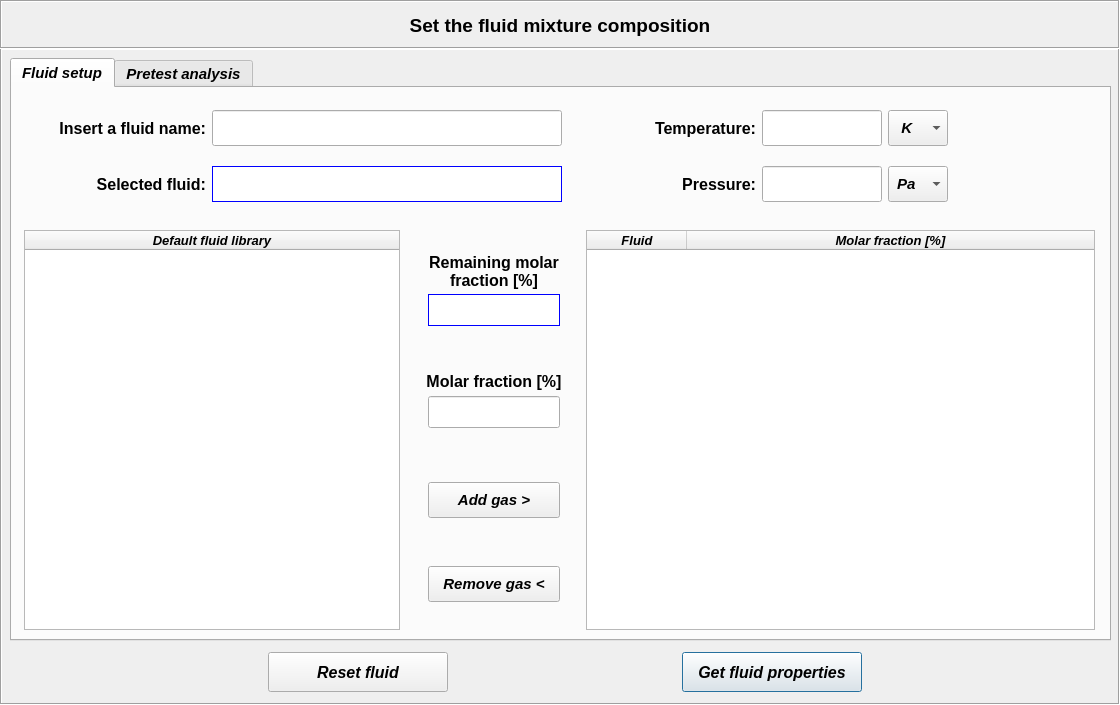
<?xml version="1.0" encoding="UTF-8"?>
<ui version="4.0">
 <class>Dialog</class>
 <widget class="QDialog" name="Dialog">
  <property name="geometry">
   <rect>
    <x>0</x>
    <y>0</y>
    <width>1120</width>
    <height>705</height>
   </rect>
  </property>
  <property name="minimumSize">
   <size>
    <width>1120</width>
    <height>705</height>
   </size>
  </property>
  <property name="maximumSize">
   <size>
    <width>1120</width>
    <height>705</height>
   </size>
  </property>
  <property name="windowTitle">
   <string>Set fluid mixture composition</string>
  </property>
  <widget class="QFrame" name="frame">
   <property name="geometry">
    <rect>
     <x>0</x>
     <y>48</y>
     <width>1120</width>
     <height>657</height>
    </rect>
   </property>
   <property name="frameShape">
    <enum>QFrame::Box</enum>
   </property>
   <property name="frameShadow">
    <enum>QFrame::Sunken</enum>
   </property>
   <widget class="QPushButton" name="pushButton_confirm">
    <property name="geometry">
     <rect>
      <x>682</x>
      <y>604</y>
      <width>180</width>
      <height>40</height>
     </rect>
    </property>
    <property name="minimumSize">
     <size>
      <width>180</width>
      <height>40</height>
     </size>
    </property>
    <property name="maximumSize">
     <size>
      <width>180</width>
      <height>40</height>
     </size>
    </property>
    <property name="font">
     <font>
      <family>Arial</family>
      <pointsize>12</pointsize>
      <weight>75</weight>
      <italic>true</italic>
      <bold>true</bold>
     </font>
    </property>
    <property name="text">
     <string>Get fluid properties</string>
    </property>
   </widget>
   <widget class="QPushButton" name="pushButton_reset_fluid">
    <property name="geometry">
     <rect>
      <x>268</x>
      <y>604</y>
      <width>180</width>
      <height>40</height>
     </rect>
    </property>
    <property name="minimumSize">
     <size>
      <width>180</width>
      <height>40</height>
     </size>
    </property>
    <property name="maximumSize">
     <size>
      <width>180</width>
      <height>40</height>
     </size>
    </property>
    <property name="font">
     <font>
      <family>Arial</family>
      <pointsize>12</pointsize>
      <weight>75</weight>
      <italic>true</italic>
      <bold>true</bold>
     </font>
    </property>
    <property name="text">
     <string>Reset fluid</string>
    </property>
   </widget>
   <widget class="QTabWidget" name="tabWidget_general">
    <property name="geometry">
     <rect>
      <x>10</x>
      <y>10</y>
      <width>1101</width>
      <height>583</height>
     </rect>
    </property>
    <property name="font">
     <font>
      <family>Arial</family>
      <pointsize>11</pointsize>
      <weight>75</weight>
      <italic>true</italic>
      <bold>true</bold>
     </font>
    </property>
    <property name="currentIndex">
     <number>0</number>
    </property>
    <widget class="QWidget" name="tab_fluid_setup">
     <attribute name="title">
      <string>Fluid setup</string>
     </attribute>
     <widget class="QPushButton" name="pushButton_add_gas">
      <property name="geometry">
       <rect>
        <x>416</x>
        <y>394</y>
        <width>132</width>
        <height>36</height>
       </rect>
      </property>
      <property name="minimumSize">
       <size>
        <width>132</width>
        <height>36</height>
       </size>
      </property>
      <property name="maximumSize">
       <size>
        <width>132</width>
        <height>36</height>
       </size>
      </property>
      <property name="font">
       <font>
        <family>Arial</family>
        <pointsize>11</pointsize>
        <weight>75</weight>
        <italic>true</italic>
        <bold>true</bold>
       </font>
      </property>
      <property name="text">
       <string>Add gas &gt;</string>
      </property>
     </widget>
     <widget class="QTreeWidget" name="treeWidget_new_gas">
      <property name="geometry">
       <rect>
        <x>574</x>
        <y>142</y>
        <width>509</width>
        <height>400</height>
       </rect>
      </property>
      <property name="font">
       <font>
        <family>Arial</family>
        <pointsize>9</pointsize>
        <italic>true</italic>
       </font>
      </property>
      <property name="editTriggers">
       <set>QAbstractItemView::DoubleClicked|QAbstractItemView::EditKeyPressed|QAbstractItemView::SelectedClicked</set>
      </property>
      <property name="alternatingRowColors">
       <bool>true</bool>
      </property>
      <property name="selectionBehavior">
       <enum>QAbstractItemView::SelectRows</enum>
      </property>
      <property name="indentation">
       <number>0</number>
      </property>
      <column>
       <property name="text">
        <string>Fluid</string>
       </property>
       <property name="font">
        <font>
         <family>Arial</family>
         <pointsize>10</pointsize>
         <weight>75</weight>
         <italic>true</italic>
         <bold>true</bold>
        </font>
       </property>
       <property name="textAlignment">
        <set>AlignCenter</set>
       </property>
      </column>
      <column>
       <property name="text">
        <string>Molar fraction [%]</string>
       </property>
       <property name="font">
        <font>
         <family>Arial</family>
         <pointsize>10</pointsize>
         <weight>75</weight>
         <italic>true</italic>
         <bold>true</bold>
        </font>
       </property>
       <property name="textAlignment">
        <set>AlignCenter</set>
       </property>
      </column>
     </widget>
     <widget class="QLabel" name="label_selected_fluid">
      <property name="geometry">
       <rect>
        <x>200</x>
        <y>78</y>
        <width>350</width>
        <height>36</height>
       </rect>
      </property>
      <property name="minimumSize">
       <size>
        <width>350</width>
        <height>36</height>
       </size>
      </property>
      <property name="maximumSize">
       <size>
        <width>350</width>
        <height>36</height>
       </size>
      </property>
      <property name="font">
       <font>
        <family>Arial</family>
        <pointsize>8</pointsize>
        <italic>true</italic>
       </font>
      </property>
      <property name="styleSheet">
       <string notr="true">color: rgb(0, 0, 255);
background-color: rgb(255, 255, 255);</string>
      </property>
      <property name="frameShape">
       <enum>QFrame::Box</enum>
      </property>
      <property name="text">
       <string/>
      </property>
      <property name="alignment">
       <set>Qt::AlignCenter</set>
      </property>
      <property name="wordWrap">
       <bool>true</bool>
      </property>
      <property name="margin">
       <number>2</number>
      </property>
      <property name="indent">
       <number>2</number>
      </property>
     </widget>
     <widget class="QLabel" name="label_2">
      <property name="geometry">
       <rect>
        <x>414</x>
        <y>280</y>
        <width>136</width>
        <height>26</height>
       </rect>
      </property>
      <property name="minimumSize">
       <size>
        <width>136</width>
        <height>26</height>
       </size>
      </property>
      <property name="maximumSize">
       <size>
        <width>136</width>
        <height>26</height>
       </size>
      </property>
      <property name="font">
       <font>
        <family>Arial</family>
        <pointsize>12</pointsize>
        <weight>75</weight>
        <italic>false</italic>
        <bold>true</bold>
       </font>
      </property>
      <property name="text">
       <string>Molar fraction [%]</string>
      </property>
      <property name="alignment">
       <set>Qt::AlignCenter</set>
      </property>
     </widget>
     <widget class="QLineEdit" name="lineEdit_composition">
      <property name="geometry">
       <rect>
        <x>416</x>
        <y>308</y>
        <width>132</width>
        <height>32</height>
       </rect>
      </property>
      <property name="minimumSize">
       <size>
        <width>132</width>
        <height>32</height>
       </size>
      </property>
      <property name="maximumSize">
       <size>
        <width>132</width>
        <height>32</height>
       </size>
      </property>
      <property name="font">
       <font>
        <family>Arial</family>
        <pointsize>11</pointsize>
        <italic>true</italic>
       </font>
      </property>
      <property name="alignment">
       <set>Qt::AlignCenter</set>
      </property>
     </widget>
     <widget class="QLabel" name="label_3">
      <property name="geometry">
       <rect>
        <x>54</x>
        <y>78</y>
        <width>140</width>
        <height>36</height>
       </rect>
      </property>
      <property name="minimumSize">
       <size>
        <width>140</width>
        <height>36</height>
       </size>
      </property>
      <property name="maximumSize">
       <size>
        <width>140</width>
        <height>36</height>
       </size>
      </property>
      <property name="font">
       <font>
        <family>Arial</family>
        <pointsize>12</pointsize>
        <weight>75</weight>
        <italic>false</italic>
        <bold>true</bold>
       </font>
      </property>
      <property name="text">
       <string>Selected fluid:</string>
      </property>
      <property name="alignment">
       <set>Qt::AlignRight|Qt::AlignTrailing|Qt::AlignVCenter</set>
      </property>
     </widget>
     <widget class="QTreeWidget" name="treeWidget_reference_gases">
      <property name="geometry">
       <rect>
        <x>12</x>
        <y>142</y>
        <width>376</width>
        <height>400</height>
       </rect>
      </property>
      <property name="font">
       <font>
        <family>Arial</family>
        <pointsize>9</pointsize>
        <weight>50</weight>
        <italic>true</italic>
        <bold>false</bold>
       </font>
      </property>
      <property name="horizontalScrollBarPolicy">
       <enum>Qt::ScrollBarAsNeeded</enum>
      </property>
      <property name="sizeAdjustPolicy">
       <enum>QAbstractScrollArea::AdjustIgnored</enum>
      </property>
      <property name="indentation">
       <number>0</number>
      </property>
      <property name="wordWrap">
       <bool>true</bool>
      </property>
      <attribute name="headerCascadingSectionResizes">
       <bool>true</bool>
      </attribute>
      <attribute name="headerHighlightSections">
       <bool>true</bool>
      </attribute>
      <column>
       <property name="text">
        <string>Default fluid library</string>
       </property>
       <property name="font">
        <font>
         <family>Arial</family>
         <pointsize>10</pointsize>
         <weight>75</weight>
         <italic>true</italic>
         <bold>true</bold>
        </font>
       </property>
       <property name="textAlignment">
        <set>AlignCenter</set>
       </property>
      </column>
     </widget>
     <widget class="QLabel" name="label_remaining_composition">
      <property name="geometry">
       <rect>
        <x>416</x>
        <y>206</y>
        <width>132</width>
        <height>32</height>
       </rect>
      </property>
      <property name="minimumSize">
       <size>
        <width>132</width>
        <height>32</height>
       </size>
      </property>
      <property name="maximumSize">
       <size>
        <width>132</width>
        <height>32</height>
       </size>
      </property>
      <property name="font">
       <font>
        <family>Arial</family>
        <pointsize>11</pointsize>
        <italic>true</italic>
       </font>
      </property>
      <property name="styleSheet">
       <string notr="true">color: rgb(0, 0, 255);
background-color: rgb(255, 255, 255);</string>
      </property>
      <property name="frameShape">
       <enum>QFrame::Box</enum>
      </property>
      <property name="text">
       <string/>
      </property>
      <property name="alignment">
       <set>Qt::AlignCenter</set>
      </property>
      <property name="wordWrap">
       <bool>true</bool>
      </property>
     </widget>
     <widget class="QPushButton" name="pushButton_remove_gas">
      <property name="geometry">
       <rect>
        <x>416</x>
        <y>478</y>
        <width>132</width>
        <height>36</height>
       </rect>
      </property>
      <property name="minimumSize">
       <size>
        <width>132</width>
        <height>36</height>
       </size>
      </property>
      <property name="maximumSize">
       <size>
        <width>132</width>
        <height>36</height>
       </size>
      </property>
      <property name="font">
       <font>
        <family>Arial</family>
        <pointsize>11</pointsize>
        <weight>75</weight>
        <italic>true</italic>
        <bold>true</bold>
       </font>
      </property>
      <property name="text">
       <string>Remove gas &lt;</string>
      </property>
     </widget>
     <widget class="QLabel" name="label_title_remaining_fraction">
      <property name="geometry">
       <rect>
        <x>414</x>
        <y>162</y>
        <width>136</width>
        <height>42</height>
       </rect>
      </property>
      <property name="minimumSize">
       <size>
        <width>136</width>
        <height>42</height>
       </size>
      </property>
      <property name="maximumSize">
       <size>
        <width>136</width>
        <height>42</height>
       </size>
      </property>
      <property name="font">
       <font>
        <family>Arial</family>
        <pointsize>12</pointsize>
        <weight>75</weight>
        <italic>false</italic>
        <bold>true</bold>
       </font>
      </property>
      <property name="text">
       <string>Remaining molar fraction [%]</string>
      </property>
      <property name="alignment">
       <set>Qt::AlignCenter</set>
      </property>
      <property name="wordWrap">
       <bool>true</bool>
      </property>
     </widget>
     <widget class="QLineEdit" name="lineEdit_fluid_name">
      <property name="geometry">
       <rect>
        <x>200</x>
        <y>22</y>
        <width>350</width>
        <height>36</height>
       </rect>
      </property>
      <property name="minimumSize">
       <size>
        <width>350</width>
        <height>36</height>
       </size>
      </property>
      <property name="maximumSize">
       <size>
        <width>350</width>
        <height>36</height>
       </size>
      </property>
      <property name="font">
       <font>
        <family>Arial</family>
        <pointsize>11</pointsize>
        <italic>true</italic>
       </font>
      </property>
      <property name="alignment">
       <set>Qt::AlignCenter</set>
      </property>
     </widget>
     <widget class="QLabel" name="label_5">
      <property name="geometry">
       <rect>
        <x>34</x>
        <y>22</y>
        <width>160</width>
        <height>36</height>
       </rect>
      </property>
      <property name="minimumSize">
       <size>
        <width>160</width>
        <height>36</height>
       </size>
      </property>
      <property name="maximumSize">
       <size>
        <width>160</width>
        <height>36</height>
       </size>
      </property>
      <property name="font">
       <font>
        <family>Arial</family>
        <pointsize>12</pointsize>
        <weight>75</weight>
        <italic>false</italic>
        <bold>true</bold>
       </font>
      </property>
      <property name="text">
       <string>Insert a fluid name:</string>
      </property>
      <property name="alignment">
       <set>Qt::AlignRight|Qt::AlignTrailing|Qt::AlignVCenter</set>
      </property>
     </widget>
     <widget class="QLabel" name="label_10">
      <property name="geometry">
       <rect>
        <x>634</x>
        <y>22</y>
        <width>110</width>
        <height>36</height>
       </rect>
      </property>
      <property name="minimumSize">
       <size>
        <width>110</width>
        <height>36</height>
       </size>
      </property>
      <property name="maximumSize">
       <size>
        <width>110</width>
        <height>36</height>
       </size>
      </property>
      <property name="font">
       <font>
        <family>Arial</family>
        <pointsize>12</pointsize>
        <weight>75</weight>
        <italic>false</italic>
        <bold>true</bold>
       </font>
      </property>
      <property name="text">
       <string>Temperature:</string>
      </property>
      <property name="alignment">
       <set>Qt::AlignRight|Qt::AlignTrailing|Qt::AlignVCenter</set>
      </property>
     </widget>
     <widget class="QLineEdit" name="lineEdit_temperature">
      <property name="geometry">
       <rect>
        <x>750</x>
        <y>22</y>
        <width>120</width>
        <height>36</height>
       </rect>
      </property>
      <property name="minimumSize">
       <size>
        <width>120</width>
        <height>36</height>
       </size>
      </property>
      <property name="maximumSize">
       <size>
        <width>120</width>
        <height>36</height>
       </size>
      </property>
      <property name="font">
       <font>
        <family>Arial</family>
        <pointsize>11</pointsize>
        <italic>true</italic>
       </font>
      </property>
      <property name="text">
       <string/>
      </property>
      <property name="alignment">
       <set>Qt::AlignCenter</set>
      </property>
     </widget>
     <widget class="QLineEdit" name="lineEdit_pressure">
      <property name="geometry">
       <rect>
        <x>750</x>
        <y>78</y>
        <width>120</width>
        <height>36</height>
       </rect>
      </property>
      <property name="minimumSize">
       <size>
        <width>120</width>
        <height>36</height>
       </size>
      </property>
      <property name="maximumSize">
       <size>
        <width>120</width>
        <height>36</height>
       </size>
      </property>
      <property name="font">
       <font>
        <family>Arial</family>
        <pointsize>11</pointsize>
        <italic>true</italic>
       </font>
      </property>
      <property name="text">
       <string/>
      </property>
      <property name="alignment">
       <set>Qt::AlignCenter</set>
      </property>
     </widget>
     <widget class="QLabel" name="label_9">
      <property name="geometry">
       <rect>
        <x>654</x>
        <y>78</y>
        <width>90</width>
        <height>36</height>
       </rect>
      </property>
      <property name="minimumSize">
       <size>
        <width>90</width>
        <height>36</height>
       </size>
      </property>
      <property name="maximumSize">
       <size>
        <width>90</width>
        <height>36</height>
       </size>
      </property>
      <property name="font">
       <font>
        <family>Arial</family>
        <pointsize>12</pointsize>
        <weight>75</weight>
        <italic>false</italic>
        <bold>true</bold>
       </font>
      </property>
      <property name="text">
       <string>Pressure:</string>
      </property>
      <property name="alignment">
       <set>Qt::AlignRight|Qt::AlignTrailing|Qt::AlignVCenter</set>
      </property>
     </widget>
     <widget class="QComboBox" name="comboBox_pressure_units">
      <property name="geometry">
       <rect>
        <x>876</x>
        <y>78</y>
        <width>60</width>
        <height>36</height>
       </rect>
      </property>
      <property name="minimumSize">
       <size>
        <width>0</width>
        <height>36</height>
       </size>
      </property>
      <property name="maximumSize">
       <size>
        <width>16777215</width>
        <height>36</height>
       </size>
      </property>
      <item>
       <property name="text">
        <string> Pa</string>
       </property>
      </item>
      <item>
       <property name="text">
        <string> kPa</string>
       </property>
      </item>
      <item>
       <property name="text">
        <string> bar</string>
       </property>
      </item>
      <item>
       <property name="text">
        <string> psi</string>
       </property>
      </item>
     </widget>
     <widget class="QComboBox" name="comboBox_temperature_units">
      <property name="geometry">
       <rect>
        <x>876</x>
        <y>22</y>
        <width>60</width>
        <height>36</height>
       </rect>
      </property>
      <property name="minimumSize">
       <size>
        <width>0</width>
        <height>36</height>
       </size>
      </property>
      <property name="maximumSize">
       <size>
        <width>16777215</width>
        <height>36</height>
       </size>
      </property>
      <item>
       <property name="text">
        <string>  K</string>
       </property>
      </item>
      <item>
       <property name="text">
        <string>  ºC</string>
       </property>
      </item>
      <item>
       <property name="text">
        <string>  ºF</string>
       </property>
      </item>
     </widget>
    </widget>
    <widget class="QWidget" name="tab_2">
     <attribute name="title">
      <string>Pretest analysis</string>
     </attribute>
     <widget class="QLabel" name="label_6">
      <property name="geometry">
       <rect>
        <x>44</x>
        <y>108</y>
        <width>136</width>
        <height>26</height>
       </rect>
      </property>
      <property name="minimumSize">
       <size>
        <width>136</width>
        <height>26</height>
       </size>
      </property>
      <property name="maximumSize">
       <size>
        <width>136</width>
        <height>26</height>
       </size>
      </property>
      <property name="font">
       <font>
        <family>Arial</family>
        <pointsize>12</pointsize>
        <weight>75</weight>
        <bold>true</bold>
       </font>
      </property>
      <property name="text">
       <string>Temperature</string>
      </property>
      <property name="alignment">
       <set>Qt::AlignCenter</set>
      </property>
     </widget>
     <widget class="QLineEdit" name="lineEdit_temperature_test">
      <property name="geometry">
       <rect>
        <x>52</x>
        <y>136</y>
        <width>120</width>
        <height>32</height>
       </rect>
      </property>
      <property name="minimumSize">
       <size>
        <width>120</width>
        <height>32</height>
       </size>
      </property>
      <property name="maximumSize">
       <size>
        <width>120</width>
        <height>32</height>
       </size>
      </property>
      <property name="font">
       <font>
        <family>Arial</family>
        <pointsize>11</pointsize>
        <italic>true</italic>
       </font>
      </property>
      <property name="text">
       <string/>
      </property>
      <property name="alignment">
       <set>Qt::AlignCenter</set>
      </property>
     </widget>
     <widget class="QLabel" name="label_7">
      <property name="geometry">
       <rect>
        <x>44</x>
        <y>192</y>
        <width>136</width>
        <height>26</height>
       </rect>
      </property>
      <property name="minimumSize">
       <size>
        <width>136</width>
        <height>26</height>
       </size>
      </property>
      <property name="maximumSize">
       <size>
        <width>136</width>
        <height>26</height>
       </size>
      </property>
      <property name="font">
       <font>
        <family>Arial</family>
        <pointsize>12</pointsize>
        <weight>75</weight>
        <bold>true</bold>
       </font>
      </property>
      <property name="text">
       <string>Pressure</string>
      </property>
      <property name="alignment">
       <set>Qt::AlignCenter</set>
      </property>
     </widget>
     <widget class="QLineEdit" name="lineEdit_pressure_test">
      <property name="geometry">
       <rect>
        <x>52</x>
        <y>220</y>
        <width>120</width>
        <height>32</height>
       </rect>
      </property>
      <property name="minimumSize">
       <size>
        <width>120</width>
        <height>32</height>
       </size>
      </property>
      <property name="maximumSize">
       <size>
        <width>120</width>
        <height>32</height>
       </size>
      </property>
      <property name="font">
       <font>
        <family>Arial</family>
        <pointsize>11</pointsize>
        <italic>true</italic>
       </font>
      </property>
      <property name="text">
       <string/>
      </property>
      <property name="alignment">
       <set>Qt::AlignCenter</set>
      </property>
     </widget>
     <widget class="QTreeWidget" name="treeWidget_fluids_states">
      <property name="geometry">
       <rect>
        <x>288</x>
        <y>30</y>
        <width>425</width>
        <height>400</height>
       </rect>
      </property>
      <property name="font">
       <font>
        <family>Arial</family>
        <pointsize>9</pointsize>
        <italic>true</italic>
       </font>
      </property>
      <property name="editTriggers">
       <set>QAbstractItemView::DoubleClicked|QAbstractItemView::EditKeyPressed|QAbstractItemView::SelectedClicked</set>
      </property>
      <property name="alternatingRowColors">
       <bool>true</bool>
      </property>
      <property name="selectionBehavior">
       <enum>QAbstractItemView::SelectRows</enum>
      </property>
      <property name="indentation">
       <number>0</number>
      </property>
      <column>
       <property name="text">
        <string>Index</string>
       </property>
       <property name="font">
        <font>
         <family>Arial</family>
         <pointsize>10</pointsize>
         <weight>75</weight>
         <italic>true</italic>
         <bold>true</bold>
        </font>
       </property>
       <property name="textAlignment">
        <set>AlignCenter</set>
       </property>
      </column>
      <column>
       <property name="text">
        <string>Temperature</string>
       </property>
       <property name="font">
        <font>
         <family>Arial</family>
         <pointsize>10</pointsize>
         <weight>75</weight>
         <italic>true</italic>
         <bold>true</bold>
        </font>
       </property>
       <property name="textAlignment">
        <set>AlignCenter</set>
       </property>
      </column>
      <column>
       <property name="text">
        <string>Pressure</string>
       </property>
       <property name="font">
        <font>
         <family>Arial</family>
         <pointsize>10</pointsize>
         <weight>75</weight>
         <italic>true</italic>
         <bold>true</bold>
        </font>
       </property>
       <property name="textAlignment">
        <set>AlignCenter</set>
       </property>
      </column>
      <column>
       <property name="text">
        <string>Test status</string>
       </property>
       <property name="font">
        <font>
         <family>Arial</family>
         <pointsize>10</pointsize>
         <weight>75</weight>
         <italic>true</italic>
         <bold>true</bold>
        </font>
       </property>
       <property name="textAlignment">
        <set>AlignCenter</set>
       </property>
      </column>
     </widget>
     <widget class="QPushButton" name="pushButton_add_fluid_state">
      <property name="geometry">
       <rect>
        <x>52</x>
        <y>288</y>
        <width>200</width>
        <height>50</height>
       </rect>
      </property>
      <property name="minimumSize">
       <size>
        <width>200</width>
        <height>50</height>
       </size>
      </property>
      <property name="maximumSize">
       <size>
        <width>200</width>
        <height>50</height>
       </size>
      </property>
      <property name="font">
       <font>
        <family>Arial</family>
        <pointsize>12</pointsize>
        <weight>75</weight>
        <italic>true</italic>
        <bold>true</bold>
       </font>
      </property>
      <property name="text">
       <string>Add fluid state &gt;</string>
      </property>
     </widget>
     <widget class="QPushButton" name="pushButton_remove_fluid_state">
      <property name="geometry">
       <rect>
        <x>52</x>
        <y>372</y>
        <width>200</width>
        <height>50</height>
       </rect>
      </property>
      <property name="minimumSize">
       <size>
        <width>200</width>
        <height>50</height>
       </size>
      </property>
      <property name="maximumSize">
       <size>
        <width>200</width>
        <height>50</height>
       </size>
      </property>
      <property name="font">
       <font>
        <family>Arial</family>
        <pointsize>12</pointsize>
        <weight>75</weight>
        <italic>true</italic>
        <bold>true</bold>
       </font>
      </property>
      <property name="text">
       <string>Remove fluid state &lt;</string>
      </property>
     </widget>
     <widget class="QComboBox" name="comboBox_temperature_units_test">
      <property name="geometry">
       <rect>
        <x>180</x>
        <y>138</y>
        <width>68</width>
        <height>30</height>
       </rect>
      </property>
      <item>
       <property name="text">
        <string> K</string>
       </property>
      </item>
      <item>
       <property name="text">
        <string> ºC</string>
       </property>
      </item>
      <item>
       <property name="text">
        <string> ºF</string>
       </property>
      </item>
     </widget>
     <widget class="QComboBox" name="comboBox_pressure_units_test">
      <property name="geometry">
       <rect>
        <x>180</x>
        <y>222</y>
        <width>68</width>
        <height>30</height>
       </rect>
      </property>
      <item>
       <property name="text">
        <string> Pa</string>
       </property>
      </item>
      <item>
       <property name="text">
        <string> kPa</string>
       </property>
      </item>
      <item>
       <property name="text">
        <string> bar</string>
       </property>
      </item>
      <item>
       <property name="text">
        <string> psi</string>
       </property>
      </item>
     </widget>
     <widget class="QFrame" name="frame_3">
      <property name="geometry">
       <rect>
        <x>744</x>
        <y>62</y>
        <width>313</width>
        <height>327</height>
       </rect>
      </property>
      <property name="frameShape">
       <enum>QFrame::Box</enum>
      </property>
      <property name="frameShadow">
       <enum>QFrame::Raised</enum>
      </property>
      <widget class="QLabel" name="label_selected_fluid_2">
       <property name="geometry">
        <rect>
         <x>16</x>
         <y>22</y>
         <width>283</width>
         <height>215</height>
        </rect>
       </property>
       <property name="minimumSize">
        <size>
         <width>150</width>
         <height>70</height>
        </size>
       </property>
       <property name="maximumSize">
        <size>
         <width>500</width>
         <height>400</height>
        </size>
       </property>
       <property name="font">
        <font>
         <family>Arial</family>
         <pointsize>11</pointsize>
         <italic>true</italic>
        </font>
       </property>
       <property name="styleSheet">
        <string notr="true">color: rgb(0, 0, 255);
background-color: rgb(255, 255, 255);</string>
       </property>
       <property name="frameShape">
        <enum>QFrame::Box</enum>
       </property>
       <property name="text">
        <string>The pretest analysis checks if all fluid states lead to valid fluid properties. If the calculated fluid properties are physically consistent, the new fluid can be added to the fluid library, otherwise, it cannot.</string>
       </property>
       <property name="alignment">
        <set>Qt::AlignCenter</set>
       </property>
       <property name="wordWrap">
        <bool>true</bool>
       </property>
       <property name="margin">
        <number>2</number>
       </property>
       <property name="indent">
        <number>2</number>
       </property>
      </widget>
      <widget class="QPushButton" name="pushButton_run_pretest">
       <property name="geometry">
        <rect>
         <x>52</x>
         <y>258</y>
         <width>210</width>
         <height>50</height>
        </rect>
       </property>
       <property name="minimumSize">
        <size>
         <width>210</width>
         <height>50</height>
        </size>
       </property>
       <property name="maximumSize">
        <size>
         <width>210</width>
         <height>50</height>
        </size>
       </property>
       <property name="font">
        <font>
         <family>Arial</family>
         <pointsize>12</pointsize>
         <weight>75</weight>
         <italic>true</italic>
         <bold>true</bold>
        </font>
       </property>
       <property name="text">
        <string>Run pretest</string>
       </property>
      </widget>
     </widget>
     <widget class="QLabel" name="label_8">
      <property name="geometry">
       <rect>
        <x>54</x>
        <y>24</y>
        <width>120</width>
        <height>26</height>
       </rect>
      </property>
      <property name="minimumSize">
       <size>
        <width>120</width>
        <height>26</height>
       </size>
      </property>
      <property name="maximumSize">
       <size>
        <width>120</width>
        <height>26</height>
       </size>
      </property>
      <property name="font">
       <font>
        <family>Arial</family>
        <pointsize>12</pointsize>
        <weight>75</weight>
        <bold>true</bold>
       </font>
      </property>
      <property name="text">
       <string>State index</string>
      </property>
      <property name="alignment">
       <set>Qt::AlignCenter</set>
      </property>
      <property name="wordWrap">
       <bool>true</bool>
      </property>
     </widget>
     <widget class="QLabel" name="label_fluid_state_index">
      <property name="geometry">
       <rect>
        <x>54</x>
        <y>54</y>
        <width>120</width>
        <height>32</height>
       </rect>
      </property>
      <property name="minimumSize">
       <size>
        <width>120</width>
        <height>32</height>
       </size>
      </property>
      <property name="maximumSize">
       <size>
        <width>120</width>
        <height>32</height>
       </size>
      </property>
      <property name="font">
       <font>
        <family>Arial</family>
        <pointsize>11</pointsize>
        <italic>true</italic>
       </font>
      </property>
      <property name="styleSheet">
       <string notr="true">color: rgb(0, 0, 255);
background-color: rgb(255, 255, 255);</string>
      </property>
      <property name="frameShape">
       <enum>QFrame::Box</enum>
      </property>
      <property name="text">
       <string/>
      </property>
      <property name="alignment">
       <set>Qt::AlignCenter</set>
      </property>
      <property name="wordWrap">
       <bool>true</bool>
      </property>
     </widget>
    </widget>
   </widget>
  </widget>
  <widget class="QFrame" name="frame_2">
   <property name="geometry">
    <rect>
     <x>0</x>
     <y>0</y>
     <width>1120</width>
     <height>49</height>
    </rect>
   </property>
   <property name="frameShape">
    <enum>QFrame::Box</enum>
   </property>
   <property name="frameShadow">
    <enum>QFrame::Sunken</enum>
   </property>
   <widget class="QLabel" name="label">
    <property name="geometry">
     <rect>
      <x>260</x>
      <y>4</y>
      <width>600</width>
      <height>43</height>
     </rect>
    </property>
    <property name="font">
     <font>
      <family>Arial</family>
      <pointsize>14</pointsize>
      <weight>75</weight>
      <italic>false</italic>
      <bold>true</bold>
     </font>
    </property>
    <property name="text">
     <string>Set the fluid mixture composition</string>
    </property>
    <property name="alignment">
     <set>Qt::AlignCenter</set>
    </property>
   </widget>
  </widget>
 </widget>
 <resources/>
 <connections/>
</ui>
